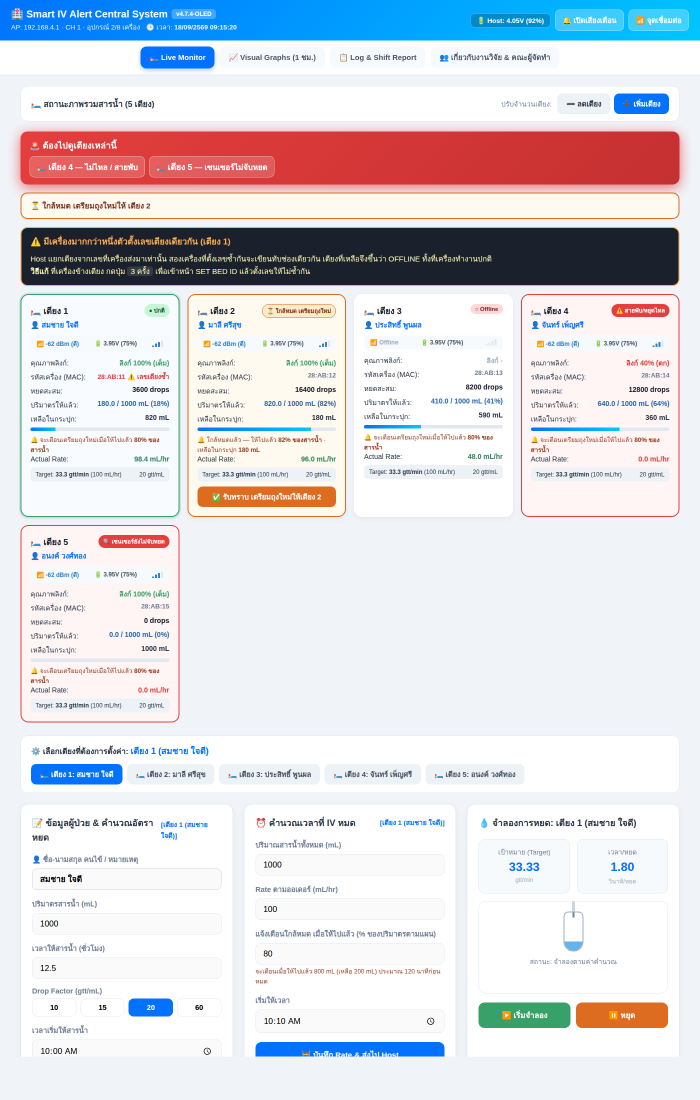
#> input picture docs/screens-dashboard/live_monitor.png, 1400 x 2200 px (shown at 1/2 size)
$ python crop_web_images.py
#> lines starting #> are read from the running program, lines starting #| are printed output that depends on the picture
# -*- coding: utf-8 -*-
"""ตัดภาพหน้าจอเว็บเป็นส่วน ๆ สำหรับใช้เป็นภาพประกอบในคู่มือ

ภาพ Live Monitor เต็มหน้าสูง 2400 px ถ้าย่อลงใส่หน้ากระดาษเดียวจะเล็กจนอ่านไม่ออก
จึงตัดเป็นส่วนย่อยตามหัวข้อที่คู่มืออธิบาย
"""
import shutil
from pathlib import Path
from PIL import Image

SRC = Path(__file__).parent / '../../docs/screens-dashboard'
DST = Path(__file__).parent / 'manual-img'

for name in ('live_monitor', 'visual_graphs', 'log_report', 'about'):
    shutil.copy(SRC / f'{name}.png', DST / f'web_{name}.png')

src = Image.open(SRC / 'live_monitor.png')
#> src is the input picture: PIL image 1400x2200 RGB; mean R, G, B 220.1, 219, 224.8
W, H = src.size
#> W = 1400; H = 2200
CROPS = {
    'web_header':   (0,  0,    W,    140),
    'web_banners':  (20, 150,  W-20, 510),
    'web_cards':    (20, 480,  W-20, 1100),
    'web_card_one': (30, 585,  375,  1035),
    'web_settings': (20, 1480, W-20, 2320),
}
for name, box in CROPS.items():
    src.crop(box).save(DST / f'{name}.png')
    print('ตัดแล้ว:', name)
#> this loop made 5 passes
#> pass 1, `src.crop(box).save(DST / f'{name}.png')`:
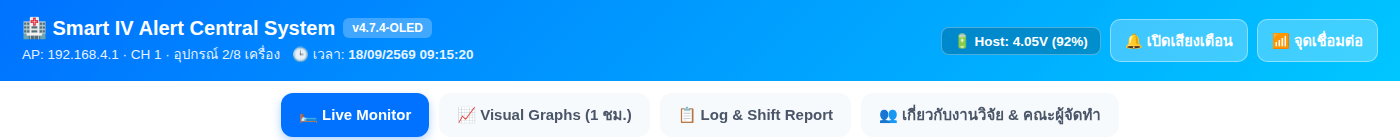
#> saved as web_header.png: PIL image 1400x140 RGB; mean R, G, B 107.1, 193.7, 251.1
#> pass 2, `src.crop(box).save(DST / f'{name}.png')`:
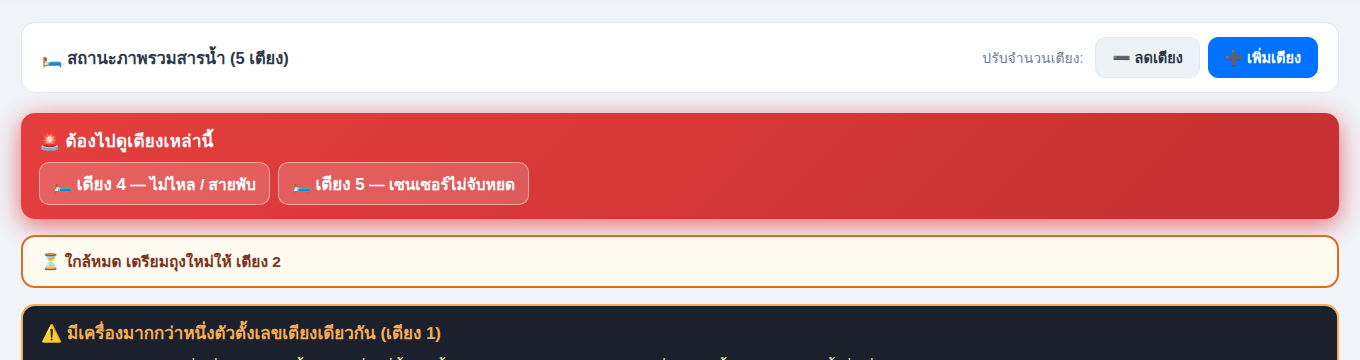
#> saved as web_banners.png: PIL image 1360x360 RGB; mean R, G, B 203.7, 157.3, 158.2

$ run again, with docs/screens-dashboard/about.png copied over docs/screens-dashboard/live_monitor.png
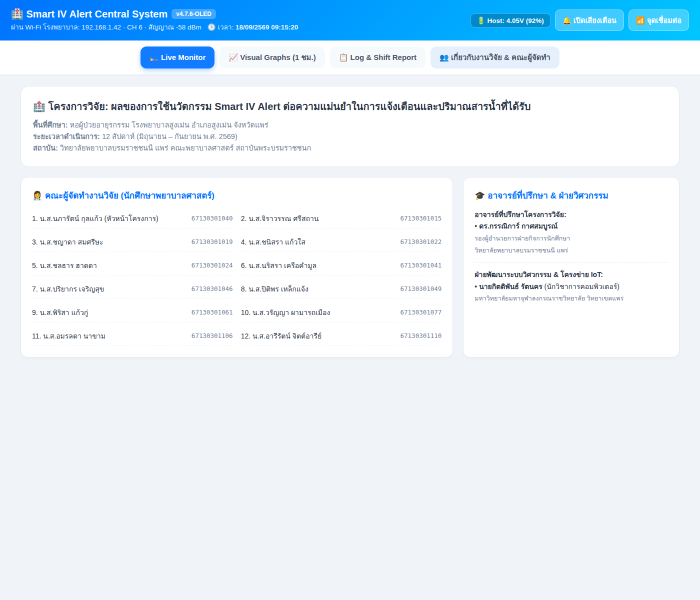
#> input picture docs/screens-dashboard/about.png, 1400 x 1200 px (shown at 1/2 size)
#> src is the input picture: PIL image 1400x1200 RGB; mean R, G, B 227.3, 239.7, 249.3
#> the loop `for name, box in CROPS.items():` made 5 passes
#> pass 1, `src.crop(box).save(DST / f'{name}.png')`:
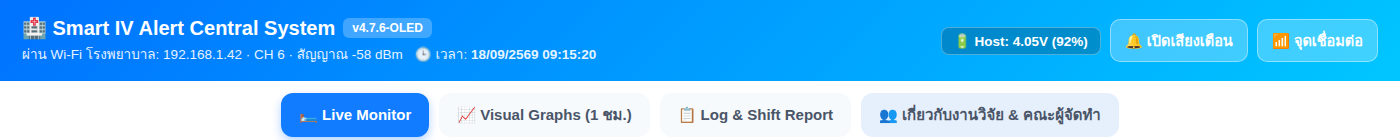
#> saved as web_header.png: PIL image 1400x140 RGB; mean R, G, B 107.1, 193.6, 251
#> pass 2, `src.crop(box).save(DST / f'{name}.png')`:
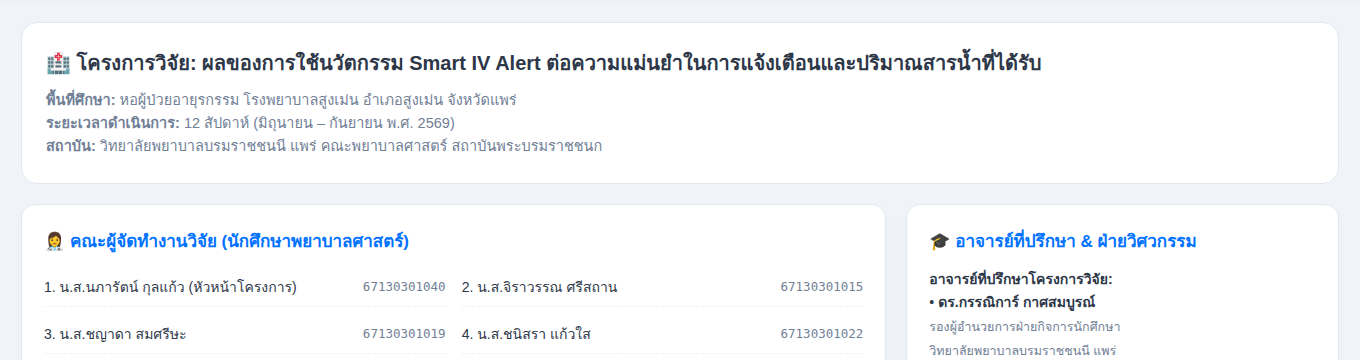
#> saved as web_banners.png: PIL image 1360x360 RGB; mean R, G, B 244.6, 246.4, 248.7

$ run again, with docs/screens-dashboard/log_report.png copied over docs/screens-dashboard/live_monitor.png
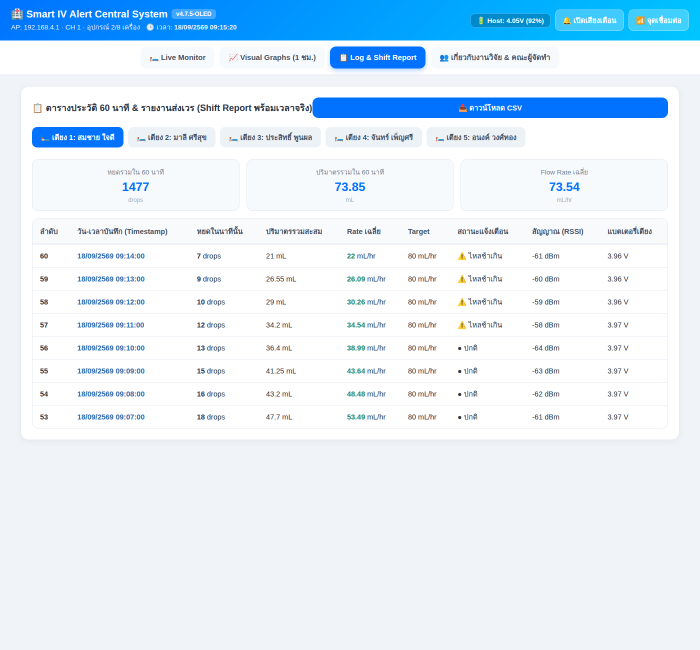
#> input picture docs/screens-dashboard/log_report.png, 1400 x 1300 px (shown at 1/2 size)
#> src is the input picture: PIL image 1400x1300 RGB; mean R, G, B 223.7, 237.7, 249.3
#> the loop `for name, box in CROPS.items():` made 5 passes
#> pass 1, `src.crop(box).save(DST / f'{name}.png')`:
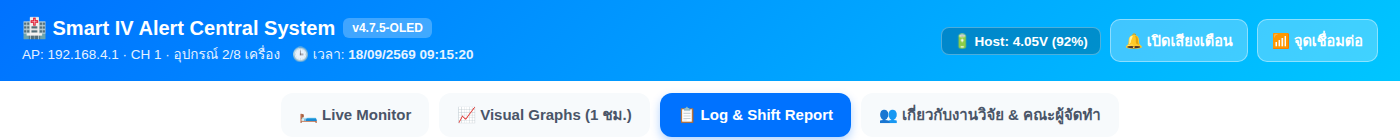
#> saved as web_header.png: PIL image 1400x140 RGB; mean R, G, B 105.2, 192.7, 251.2
#> pass 2, `src.crop(box).save(DST / f'{name}.png')`:
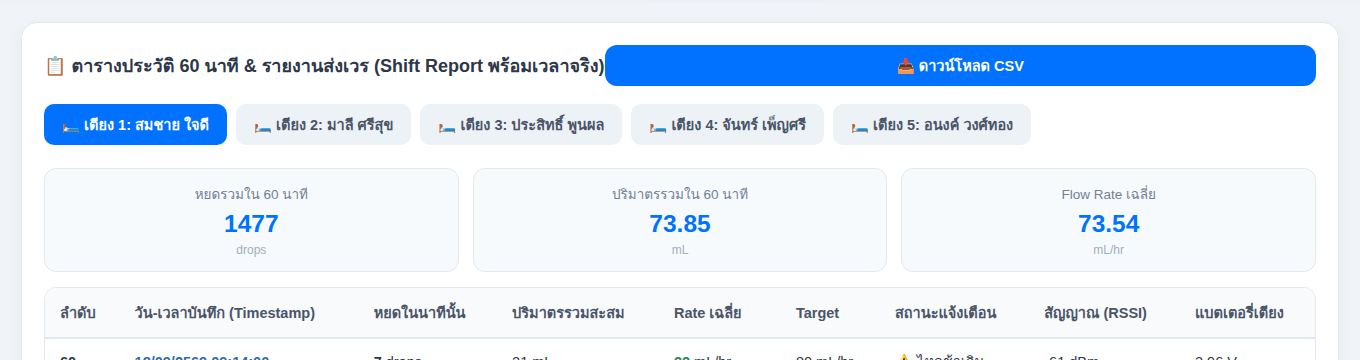
#> saved as web_banners.png: PIL image 1360x360 RGB; mean R, G, B 225.8, 236.2, 248.8
